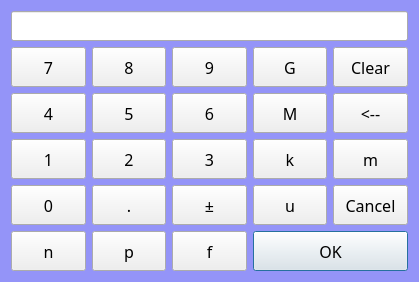
<?xml version="1.0" encoding="UTF-8"?>
<ui version="4.0">
 <class>NumberInput</class>
 <widget class="QDialog" name="NumberInput">
  <property name="geometry">
   <rect>
    <x>0</x>
    <y>0</y>
    <width>419</width>
    <height>280</height>
   </rect>
  </property>
  <property name="font">
   <font>
    <family>楷体</family>
    <pointsize>11</pointsize>
    <weight>50</weight>
    <italic>false</italic>
    <bold>false</bold>
   </font>
  </property>
  <property name="windowTitle">
   <string>Dialog</string>
  </property>
  <property name="styleSheet">
   <string notr="true">QDialog
{
	
	font: 11pt &quot;楷体&quot;;
	background-color: rgb(148, 148, 248);
}</string>
  </property>
  <layout class="QVBoxLayout" name="verticalLayout">
   <item>
    <layout class="QGridLayout" name="gridLayout">
     <item row="0" column="0" colspan="5">
      <widget class="QLineEdit" name="txtNumber">
       <property name="enabled">
        <bool>true</bool>
       </property>
       <property name="minimumSize">
        <size>
         <width>40</width>
         <height>30</height>
        </size>
       </property>
       <property name="font">
        <font>
         <family>楷体</family>
         <pointsize>14</pointsize>
        </font>
       </property>
       <property name="alignment">
        <set>Qt::AlignRight|Qt::AlignTrailing|Qt::AlignVCenter</set>
       </property>
       <property name="readOnly">
        <bool>true</bool>
       </property>
      </widget>
     </item>
     <item row="1" column="0">
      <widget class="QPushButton" name="btn7">
       <property name="minimumSize">
        <size>
         <width>40</width>
         <height>40</height>
        </size>
       </property>
       <property name="maximumSize">
        <size>
         <width>1111111</width>
         <height>1111111</height>
        </size>
       </property>
       <property name="font">
        <font>
         <family>楷体</family>
         <pointsize>12</pointsize>
        </font>
       </property>
       <property name="text">
        <string>7</string>
       </property>
       <property name="shortcut">
        <string>7</string>
       </property>
      </widget>
     </item>
     <item row="1" column="1">
      <widget class="QPushButton" name="btn8">
       <property name="minimumSize">
        <size>
         <width>40</width>
         <height>40</height>
        </size>
       </property>
       <property name="maximumSize">
        <size>
         <width>1111111</width>
         <height>1111111</height>
        </size>
       </property>
       <property name="font">
        <font>
         <family>楷体</family>
         <pointsize>12</pointsize>
        </font>
       </property>
       <property name="text">
        <string>8</string>
       </property>
       <property name="shortcut">
        <string>8</string>
       </property>
      </widget>
     </item>
     <item row="1" column="2">
      <widget class="QPushButton" name="btn9">
       <property name="minimumSize">
        <size>
         <width>40</width>
         <height>40</height>
        </size>
       </property>
       <property name="maximumSize">
        <size>
         <width>1111111</width>
         <height>1111111</height>
        </size>
       </property>
       <property name="font">
        <font>
         <family>楷体</family>
         <pointsize>12</pointsize>
        </font>
       </property>
       <property name="text">
        <string>9</string>
       </property>
       <property name="shortcut">
        <string>9</string>
       </property>
      </widget>
     </item>
     <item row="1" column="3">
      <widget class="QPushButton" name="btnG">
       <property name="minimumSize">
        <size>
         <width>40</width>
         <height>40</height>
        </size>
       </property>
       <property name="maximumSize">
        <size>
         <width>1111111</width>
         <height>1111111</height>
        </size>
       </property>
       <property name="font">
        <font>
         <family>楷体</family>
         <pointsize>12</pointsize>
        </font>
       </property>
       <property name="text">
        <string>G</string>
       </property>
       <property name="shortcut">
        <string>G</string>
       </property>
      </widget>
     </item>
     <item row="1" column="4">
      <widget class="QPushButton" name="btnClear">
       <property name="minimumSize">
        <size>
         <width>40</width>
         <height>40</height>
        </size>
       </property>
       <property name="maximumSize">
        <size>
         <width>1111111</width>
         <height>1111111</height>
        </size>
       </property>
       <property name="font">
        <font>
         <family>楷体</family>
         <pointsize>12</pointsize>
        </font>
       </property>
       <property name="text">
        <string>Clear</string>
       </property>
      </widget>
     </item>
     <item row="2" column="0">
      <widget class="QPushButton" name="btn4">
       <property name="minimumSize">
        <size>
         <width>40</width>
         <height>40</height>
        </size>
       </property>
       <property name="maximumSize">
        <size>
         <width>1111111</width>
         <height>1111111</height>
        </size>
       </property>
       <property name="font">
        <font>
         <family>楷体</family>
         <pointsize>12</pointsize>
        </font>
       </property>
       <property name="text">
        <string>4</string>
       </property>
       <property name="shortcut">
        <string>4</string>
       </property>
      </widget>
     </item>
     <item row="2" column="1">
      <widget class="QPushButton" name="btn5">
       <property name="minimumSize">
        <size>
         <width>40</width>
         <height>40</height>
        </size>
       </property>
       <property name="maximumSize">
        <size>
         <width>1111111</width>
         <height>1111111</height>
        </size>
       </property>
       <property name="font">
        <font>
         <family>楷体</family>
         <pointsize>12</pointsize>
        </font>
       </property>
       <property name="text">
        <string>5</string>
       </property>
       <property name="shortcut">
        <string>5</string>
       </property>
      </widget>
     </item>
     <item row="2" column="2">
      <widget class="QPushButton" name="btn6">
       <property name="minimumSize">
        <size>
         <width>40</width>
         <height>40</height>
        </size>
       </property>
       <property name="maximumSize">
        <size>
         <width>1111111</width>
         <height>1111111</height>
        </size>
       </property>
       <property name="font">
        <font>
         <family>楷体</family>
         <pointsize>12</pointsize>
        </font>
       </property>
       <property name="text">
        <string>6</string>
       </property>
       <property name="shortcut">
        <string>6</string>
       </property>
      </widget>
     </item>
     <item row="2" column="3">
      <widget class="QPushButton" name="btnM">
       <property name="minimumSize">
        <size>
         <width>40</width>
         <height>40</height>
        </size>
       </property>
       <property name="maximumSize">
        <size>
         <width>1111111</width>
         <height>1111111</height>
        </size>
       </property>
       <property name="font">
        <font>
         <family>楷体</family>
         <pointsize>12</pointsize>
        </font>
       </property>
       <property name="text">
        <string>M</string>
       </property>
       <property name="shortcut">
        <string>Shift+M</string>
       </property>
      </widget>
     </item>
     <item row="2" column="4">
      <widget class="QPushButton" name="btnDel">
       <property name="minimumSize">
        <size>
         <width>40</width>
         <height>40</height>
        </size>
       </property>
       <property name="maximumSize">
        <size>
         <width>1111111</width>
         <height>1111111</height>
        </size>
       </property>
       <property name="font">
        <font>
         <family>楷体</family>
         <pointsize>12</pointsize>
        </font>
       </property>
       <property name="text">
        <string>&lt;--</string>
       </property>
       <property name="shortcut">
        <string>Backspace</string>
       </property>
      </widget>
     </item>
     <item row="3" column="0">
      <widget class="QPushButton" name="btn1">
       <property name="minimumSize">
        <size>
         <width>40</width>
         <height>40</height>
        </size>
       </property>
       <property name="maximumSize">
        <size>
         <width>1111111</width>
         <height>1111111</height>
        </size>
       </property>
       <property name="font">
        <font>
         <family>楷体</family>
         <pointsize>12</pointsize>
        </font>
       </property>
       <property name="text">
        <string>1</string>
       </property>
       <property name="shortcut">
        <string>1</string>
       </property>
      </widget>
     </item>
     <item row="3" column="1">
      <widget class="QPushButton" name="btn2">
       <property name="minimumSize">
        <size>
         <width>40</width>
         <height>40</height>
        </size>
       </property>
       <property name="maximumSize">
        <size>
         <width>1111111</width>
         <height>1111111</height>
        </size>
       </property>
       <property name="font">
        <font>
         <family>楷体</family>
         <pointsize>12</pointsize>
        </font>
       </property>
       <property name="text">
        <string>2</string>
       </property>
       <property name="shortcut">
        <string>2</string>
       </property>
      </widget>
     </item>
     <item row="3" column="2">
      <widget class="QPushButton" name="btn3">
       <property name="minimumSize">
        <size>
         <width>40</width>
         <height>40</height>
        </size>
       </property>
       <property name="maximumSize">
        <size>
         <width>1111111</width>
         <height>1111111</height>
        </size>
       </property>
       <property name="font">
        <font>
         <family>楷体</family>
         <pointsize>12</pointsize>
        </font>
       </property>
       <property name="text">
        <string>3</string>
       </property>
       <property name="shortcut">
        <string>3</string>
       </property>
      </widget>
     </item>
     <item row="3" column="3">
      <widget class="QPushButton" name="btnk">
       <property name="minimumSize">
        <size>
         <width>40</width>
         <height>40</height>
        </size>
       </property>
       <property name="maximumSize">
        <size>
         <width>1111111</width>
         <height>1111111</height>
        </size>
       </property>
       <property name="font">
        <font>
         <family>楷体</family>
         <pointsize>12</pointsize>
        </font>
       </property>
       <property name="text">
        <string>k</string>
       </property>
       <property name="shortcut">
        <string>K</string>
       </property>
      </widget>
     </item>
     <item row="3" column="4">
      <widget class="QPushButton" name="btnm">
       <property name="minimumSize">
        <size>
         <width>40</width>
         <height>40</height>
        </size>
       </property>
       <property name="maximumSize">
        <size>
         <width>1111111</width>
         <height>1111111</height>
        </size>
       </property>
       <property name="font">
        <font>
         <family>楷体</family>
         <pointsize>12</pointsize>
        </font>
       </property>
       <property name="text">
        <string>m</string>
       </property>
       <property name="shortcut">
        <string>M</string>
       </property>
      </widget>
     </item>
     <item row="4" column="0">
      <widget class="QPushButton" name="btn0">
       <property name="minimumSize">
        <size>
         <width>40</width>
         <height>40</height>
        </size>
       </property>
       <property name="maximumSize">
        <size>
         <width>1111111</width>
         <height>1111111</height>
        </size>
       </property>
       <property name="font">
        <font>
         <family>楷体</family>
         <pointsize>12</pointsize>
        </font>
       </property>
       <property name="text">
        <string>0</string>
       </property>
       <property name="shortcut">
        <string>0</string>
       </property>
      </widget>
     </item>
     <item row="4" column="1">
      <widget class="QPushButton" name="btnDota">
       <property name="minimumSize">
        <size>
         <width>40</width>
         <height>40</height>
        </size>
       </property>
       <property name="maximumSize">
        <size>
         <width>1111111</width>
         <height>1111111</height>
        </size>
       </property>
       <property name="font">
        <font>
         <family>楷体</family>
         <pointsize>12</pointsize>
        </font>
       </property>
       <property name="text">
        <string>.</string>
       </property>
       <property name="shortcut">
        <string>.</string>
       </property>
      </widget>
     </item>
     <item row="4" column="2">
      <widget class="QPushButton" name="btnSign">
       <property name="minimumSize">
        <size>
         <width>40</width>
         <height>40</height>
        </size>
       </property>
       <property name="maximumSize">
        <size>
         <width>1111111</width>
         <height>1111111</height>
        </size>
       </property>
       <property name="font">
        <font>
         <family>楷体</family>
         <pointsize>12</pointsize>
        </font>
       </property>
       <property name="text">
        <string>±</string>
       </property>
       <property name="shortcut">
        <string>Shift+A</string>
       </property>
      </widget>
     </item>
     <item row="4" column="3">
      <widget class="QPushButton" name="btnu">
       <property name="minimumSize">
        <size>
         <width>40</width>
         <height>40</height>
        </size>
       </property>
       <property name="maximumSize">
        <size>
         <width>1111111</width>
         <height>1111111</height>
        </size>
       </property>
       <property name="font">
        <font>
         <family>楷体</family>
         <pointsize>12</pointsize>
        </font>
       </property>
       <property name="text">
        <string>u</string>
       </property>
       <property name="shortcut">
        <string>U</string>
       </property>
      </widget>
     </item>
     <item row="4" column="4">
      <widget class="QPushButton" name="btnCancel">
       <property name="minimumSize">
        <size>
         <width>40</width>
         <height>40</height>
        </size>
       </property>
       <property name="maximumSize">
        <size>
         <width>1111111</width>
         <height>1111111</height>
        </size>
       </property>
       <property name="font">
        <font>
         <family>楷体</family>
         <pointsize>12</pointsize>
        </font>
       </property>
       <property name="text">
        <string>Cancel</string>
       </property>
       <property name="shortcut">
        <string>Esc</string>
       </property>
      </widget>
     </item>
     <item row="5" column="0">
      <widget class="QPushButton" name="btnn">
       <property name="minimumSize">
        <size>
         <width>40</width>
         <height>40</height>
        </size>
       </property>
       <property name="maximumSize">
        <size>
         <width>1111111</width>
         <height>1111111</height>
        </size>
       </property>
       <property name="font">
        <font>
         <family>楷体</family>
         <pointsize>12</pointsize>
        </font>
       </property>
       <property name="text">
        <string>n</string>
       </property>
       <property name="shortcut">
        <string>N</string>
       </property>
      </widget>
     </item>
     <item row="5" column="1">
      <widget class="QPushButton" name="btnp">
       <property name="minimumSize">
        <size>
         <width>40</width>
         <height>40</height>
        </size>
       </property>
       <property name="maximumSize">
        <size>
         <width>1111111</width>
         <height>1111111</height>
        </size>
       </property>
       <property name="font">
        <font>
         <family>楷体</family>
         <pointsize>12</pointsize>
        </font>
       </property>
       <property name="text">
        <string>p</string>
       </property>
       <property name="shortcut">
        <string>P</string>
       </property>
      </widget>
     </item>
     <item row="5" column="2">
      <widget class="QPushButton" name="btnf">
       <property name="minimumSize">
        <size>
         <width>40</width>
         <height>40</height>
        </size>
       </property>
       <property name="maximumSize">
        <size>
         <width>1111111</width>
         <height>1111111</height>
        </size>
       </property>
       <property name="font">
        <font>
         <family>楷体</family>
         <pointsize>12</pointsize>
        </font>
       </property>
       <property name="text">
        <string>f</string>
       </property>
       <property name="shortcut">
        <string>F</string>
       </property>
      </widget>
     </item>
     <item row="5" column="3" colspan="2">
      <widget class="QPushButton" name="btnOk">
       <property name="minimumSize">
        <size>
         <width>40</width>
         <height>40</height>
        </size>
       </property>
       <property name="maximumSize">
        <size>
         <width>1111111</width>
         <height>1111111</height>
        </size>
       </property>
       <property name="font">
        <font>
         <family>楷体</family>
         <pointsize>12</pointsize>
        </font>
       </property>
       <property name="text">
        <string>OK</string>
       </property>
       <property name="shortcut">
        <string>Return</string>
       </property>
       <property name="default">
        <bool>true</bool>
       </property>
      </widget>
     </item>
    </layout>
   </item>
  </layout>
 </widget>
 <resources/>
 <connections/>
</ui>
